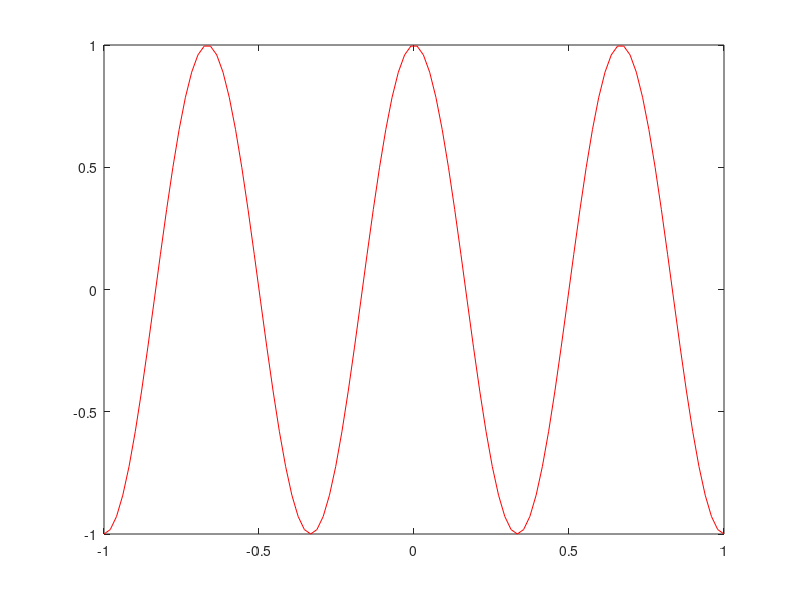

Here is the MATLAB script that generated this plot:
% Regression test function (black box) for grid
% This function is autogenerated by helpgen.py
function bbtest_success = bbtest_handle_grid
  bbtest_success = 1;
NumErrors = 0;
try
  x = linspace(-1,1);
catch
  NumErrors = NumErrors + 1;
end
try
  y = cos(3*pi*x);
catch
  NumErrors = NumErrors + 1;
end
try
  plot(x,y,'r-');
catch
  NumErrors = NumErrors + 1;
end
try
  mprint grid1
catch
  NumErrors = NumErrors + 1;
end
if (NumErrors ~= 0) bbtest_success = 0; return; end
NumErrors = 0;
try
  plot(x,y,'r-');
catch
  NumErrors = NumErrors + 1;
end
try
  grid on
catch
  NumErrors = NumErrors + 1;
end
try
  mprint grid2
catch
  NumErrors = NumErrors + 1;
end
if (NumErrors ~= 0) bbtest_success = 0; return; end
